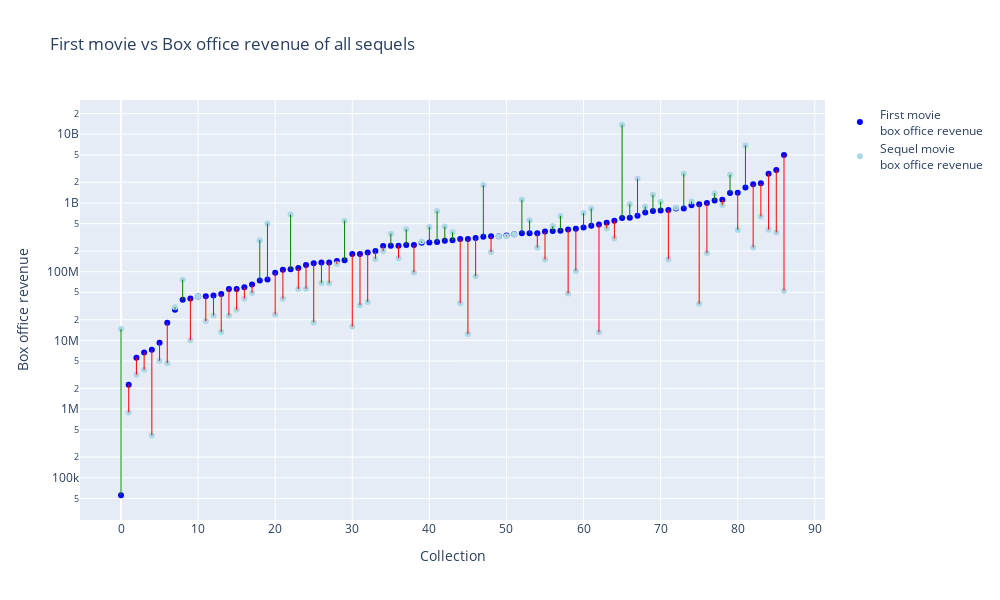

This figure's notebook cell:
### Markdown cell above
This plot shows the box office revenue for the first movie in a collection compared to the sequels. The x-axis represents the collection, and the y-axis is the box office revenue. On the left side, the box office of the entire serie following the first movie is seen, and on the right side, the average box office of the sequels is compared to the first. Improving sequels are linked in green, and decreasing sequels are linked in red.

compare_first_sequel splits the movies into first movies and sequels, calculates the box office revenue for each movie, and then plots the data.

### Code cell
from src.models.box_office_revenue import compare_first_sequel

fig_plt, fig2 = compare_first_sequel(movie_frames_concat)
fig_plt.show()
fig2.show()

### Figure 1 — Plotly figure (JSON) as saved in the notebook; plotly's stock layout.template omitted (floating-point values rounded to 4 significant figures)
{"data": [{"hoverinfo": "text", "marker": {"color": "blue"}, "mode": "markers", "name": "First movie <br>box office revenue", "text": ["The Boondock Saints Collection<br>First movie box office revenue: 55.7K", "The Toxic Avenger Collection<br>First movie box office revenue: 2.27M", "Flesh Gordon Collection<br>First movie box office revenue: 5.6M", "The Stepfather Collection<br>First movie box office revenue: 6.68M", "Silent Night, Deadly Night Collection<br>First movie box office revenue: 7.31M", "The Amazing Colossal Man Collection<br>First movie box office revenue: 9.2M", "Leprechaun Collection<br>First movie box office revenue: 18M", "Firefly Collection<br>First movie box office revenue: 27.9M", "Hellraiser Collection<br>First movie box office revenue: 39.1M", "Allan Quatermain Collection<br>First movie box office revenue: 40.8M", "King Kong (1933) Collection<br>First movie box office revenue: 43.5M", "Air Bud Collection<br>First movie box office revenue: 43.9M", "Cochise Collection<br>First movie box office revenue: 44.9M", "Wrong Turn Collection<br>First movie box office revenue: 47.4M", "Cheaper by the Dozen (1950) Collection<br>First movie box office revenue: 55.9M", "Candyman Collection<br>First movie box office revenue: 56M", "The Neverending Story Collection<br>First movie box office revenue: 59.1M", "Crank Collection<br>First movie box office revenue: 64.9M", "The Transporter Collection<br>First movie box office revenue: 74.4M", "A Nightmare on Elm Street Collection<br>First movie box office revenue: 77.2M", "Return of the Living Dead Collection<br>First movie box office revenue: 96.3M", "Psycho Collection<br>First movie box office revenue: 106M", "The Pink Panther (Original) Collection<br>First movie box office revenue: 108M", "Short Circuit Collection<br>First movie box office revenue: 113M", "Problem Child Collection<br>First movie box office revenue: 125M", "Power Rangers Collection<br>First movie box office revenue: 133M", "Urban Legend Collection<br>First movie box office revenue: 136M", "Death Wish Collection<br>First movie box office revenue: 136M", "RoboCop Collection<br>First movie box office revenue: 143M", "Friday the 13th Collection<br>First movie box office revenue: 147M", "Meatballs Collection<br>First movie box office revenue: 181M", "Carrie Collection<br>First movie box office revenue: 181M", "Texas Chainsaw Massacre Collection<br>First movie box office revenue: 191M", "Father of the Bride (Steve Martin) Collection<br>First movie box office revenue: 200M", "Pokémon Collection<br>First movie box office revenue: 237M", "Police Academy Collection<br>First movie box office revenue: 238M", "I Know What You Did Last Summer Collection<br>First movie box office revenue: 238M", "Legally Blonde Collection<br>First movie box office revenue: 244M", "Mortal Kombat Collection<br>First movie box office revenue: 244M", "Rugrats Collection<br>First movie box office revenue: 263M", "The Karate Kid Collection<br>First movie box office revenue: 266M", "Dirty Harry Collection<br>First movie box office revenue: 271M", "Bad Boys Collection<br>First movie box office revenue: 283M", "Planet of the Apes (Original) Collection<br>First movie box office revenue: 285M", "The Crow Collection<br>First movie box office revenue: 297M", "Open Season Collection<br>First movie box office revenue: 298M", "Airplane Collection<br>First movie box office revenue: 309M", "Lethal Weapon Collection<br>First movie box office revenue: 322M", "The Omen Collection<br>First movie box office revenue: 326M", "Halloween Collection<br>First movie box office revenue: 327M", "Scream Collection<br>First movie box office revenue: 336M", "Red Cliff Collection<br>First movie box office revenue: 352M", "The Bourne Collection<br>First movie box office revenue: 363M", "Die Hard Collection<br>First movie box office revenue: 363M", "The Amityville Collection<br>First movie box office revenue: 363M", "Poltergeist Collection<br>First movie box office revenue: 384M", "The Santa Clause Collection<br>First movie box office revenue: 390M", "Rambo Collection<br>First movie box office revenue: 395M", "Demetrius Collection<br>First movie box office revenue: 411M", "Mad Max Collection<br>First movie box office revenue: 420M", "Alien Collection<br>First movie box office revenue: 440M", "The Jack Ryan Collection<br>First movie box office revenue: 467M", "King Kong (1976) Collection<br>First movie box office revenue: 485M", "Fantastic Four Collection<br>First movie box office revenue: 516M", "Dr. Dolittle Collection<br>First movie box office revenue: 550M", "James Bond Collection<br>First movie box office revenue: 601M", "The Hannibal Lecter Collection<br>First movie box office revenue: 610M", "Ice Age Collection<br>First movie box office revenue: 649M", "Toy Story Collection<br>First movie box office revenue: 724M", "The Mummy Collection<br>First movie box office revenue: 761M", "Ocean's Collection<br>First movie box office revenue: 775M", "Airport Collection<br>First movie box office revenue: 789M", "Madagascar Collection<br>First movie box office revenue: 831M", "Shrek Collection<br>First movie box office revenue: 833M", "Beverly Hills Cop Collection<br>First movie box office revenue: 928M", "American Graffiti Collection<br>First movie box office revenue: 961M", "Peter Pan Collection<br>First movie box office revenue: 997M", "Back to the Future Collection<br>First movie box office revenue: 1.09B", "Home Alone Collection<br>First movie box office revenue: 1.11B", "Spider-Man Collection<br>First movie box office revenue: 1.39B", "Superman Collection<br>First movie box office revenue: 1.4B", "Harry Potter Collection<br>First movie box office revenue: 1.68B", "The Jungle Book Collection<br>First movie box office revenue: 1.88B", "Jurassic Park Collection<br>First movie box office revenue: 1.93B", "Jaws Collection<br>First movie box office revenue: 2.67B", "The Exorcist Collection<br>First movie box office revenue: 3.03B", "Bambi Collection<br>First movie box office revenue: 5B"], "x": [0, 1, 2, 3, 4, 5, 6, 7, 8, 9, 10, 11, 12, 13, 14, 15, 16, 17, 18, 19, 20, 21, 22, 23, 24, 25, 26, 27, 28, 29, 30, 31, 32, 33, 34, 35, 36, 37, 38, 39, 40, 41, 42, 43, 44, 45, 46, 47, 48, 49, 50, 51, 52, 53, 54, 55, 56, 57, 58, 59, 60, 61, 62, 63, 64, 65, 66, 67, 68, 69, 70, 71, 72, 73, 74, 75, 76, 77, 78, 79, 80, 81, 82, 83, 84, 85, 86], "y": [55730.0, 2265000.0, 5600000.0, 6675000.0, 7307000.0, 9195000.0, 18040000.0, 27870000.0, 39060000.0, 40780000.0, 43500000.0, 43940000.0, 44880000.0, 47450000.0, 55950000.0, 56020000.0, 59120000.0, 64890000.0, 74400000.0, 77190000.0, 96280000.0, 106200000.0, 108300000.0, 113100000.0, 124700000.0, 132800000.0, 135600000.0, 136000000.0, 143300000.0, 146800000.0, 180700000.0, 181000000.0, 190700000.0, 199800000.0, 237000000.0, 238100000.0, 238400000.0, 243900000.0, 244300000.0, 263400000.0, 266300000.0, 270700000.0, 282700000.0, 285300000.0, 297500000.0, 298200000.0, 308600000.0, 322400000.0, 326200000.0, 327100000.0, 336100000.0, 351500000.0, 362500000.0, 362600000.0, 362800000.0, 384300000.0, 390300000.0, 395400000.0, 410800000.0, 419700000.0, 440400000.0, 467500000.0, 485200000.0, 515800000.0, 550400000.0, 601300000.0, 610200000.0, 649100000.0, 723700000.0, 760700000.0, 775500000.0, 789200000.0, 831100000.0, 833400000.0, 927800000.0, 960800000.0, 997500000.0, 1087000000.0, 1111000000.0, 1392000000.0, 1403000000.0, 1677000000.0, 1878000000.0, 1929000000.0, 2666000000.0, 3027000000.0, 4999000000.0], "type": "scatter"}, {"hoverinfo": "text", "marker": {"color": "lightblue"}, "mode": "markers", "name": "Sequel movie <br>box office revenue", "text": ["The Boondock Saints Collection<br>Sequel movie box office revenue: 14.6M", "The Toxic Avenger Collection<br>Sequel movie box office revenue: 893K", "Flesh Gordon Collection<br>Sequel movie box office revenue: 3.17M", "The Stepfather Collection<br>Sequel movie box office revenue: 3.73M", "Silent Night, Deadly Night Collection<br>Sequel movie box office revenue: 414K", "The Amazing Colossal Man Collection<br>Sequel movie box office revenue: 5.06M", "Leprechaun Collection<br>Sequel movie box office revenue: 4.65M", "Firefly Collection<br>Sequel movie box office revenue: 30.3M", "Hellraiser Collection<br>Sequel movie box office revenue: 76.5M", "Allan Quatermain Collection<br>Sequel movie box office revenue: 10.1M", "King Kong (1933) Collection<br>Sequel movie box office revenue: 43.5M", "Air Bud Collection<br>Sequel movie box office revenue: 19.1M", "Cochise Collection<br>Sequel movie box office revenue: 23M", "Wrong Turn Collection<br>Sequel movie box office revenue: 13.2M", "Cheaper by the Dozen (1950) Collection<br>Sequel movie box office revenue: 23M", "Candyman Collection<br>Sequel movie box office revenue: 27.9M", "The Neverending Story Collection<br>Sequel movie box office revenue: 40.5M", "Crank Collection<br>Sequel movie box office revenue: 49.1M", "The Transporter Collection<br>Sequel movie box office revenue: 287M", "A Nightmare on Elm Street Collection<br>Sequel movie box office revenue: 502M", "Return of the Living Dead Collection<br>Sequel movie box office revenue: 23.8M", "Psycho Collection<br>Sequel movie box office revenue: 40.3M", "The Pink Panther (Original) Collection<br>Sequel movie box office revenue: 678M", "Short Circuit Collection<br>Sequel movie box office revenue: 55.7M", "Problem Child Collection<br>Sequel movie box office revenue: 56.2M", "Power Rangers Collection<br>Sequel movie box office revenue: 18.3M", "Urban Legend Collection<br>Sequel movie box office revenue: 68.3M", "Death Wish Collection<br>Sequel movie box office revenue: 67.6M", "RoboCop Collection<br>Sequel movie box office revenue: 129M", "Friday the 13th Collection<br>Sequel movie box office revenue: 552M", "Meatballs Collection<br>Sequel movie box office revenue: 15.9M", "Carrie Collection<br>Sequel movie box office revenue: 32.5M", "Texas Chainsaw Massacre Collection<br>Sequel movie box office revenue: 36.1M", "Father of the Bride (Steve Martin) Collection<br>Sequel movie box office revenue: 153M", "Pokémon Collection<br>Sequel movie box office revenue: 200M", "Police Academy Collection<br>Sequel movie box office revenue: 358M", "I Know What You Did Last Summer Collection<br>Sequel movie box office revenue: 157M", "Legally Blonde Collection<br>Sequel movie box office revenue: 414M", "Mortal Kombat Collection<br>Sequel movie box office revenue: 97.5M", "Rugrats Collection<br>Sequel movie box office revenue: 275M", "The Karate Kid Collection<br>Sequel movie box office revenue: 448M", "Dirty Harry Collection<br>Sequel movie box office revenue: 761M", "Bad Boys Collection<br>Sequel movie box office revenue: 453M", "Planet of the Apes (Original) Collection<br>Sequel movie box office revenue: 374M", "The Crow Collection<br>Sequel movie box office revenue: 34.8M", "Open Season Collection<br>Sequel movie box office revenue: 12.3M", "Airplane Collection<br>Sequel movie box office revenue: 85.7M", "Lethal Weapon Collection<br>Sequel movie box office revenue: 1.82B", "The Omen Collection<br>Sequel movie box office revenue: 193M", "Halloween Collection<br>Sequel movie box office revenue: 327M", "Scream Collection<br>Sequel movie box office revenue: 327M", "Red Cliff Collection<br>Sequel movie box office revenue: 352M", "The Bourne Collection<br>Sequel movie box office revenue: 1.12B", "Die Hard Collection<br>Sequel movie box office revenue: 560M", "The Amityville Collection<br>Sequel movie box office revenue: 224M", "Poltergeist Collection<br>Sequel movie box office revenue: 150M", "The Santa Clause Collection<br>Sequel movie box office revenue: 460M", "Rambo Collection<br>Sequel movie box office revenue: 647M", "Demetrius Collection<br>Sequel movie box office revenue: 48.1M", "Mad Max Collection<br>Sequel movie box office revenue: 103M", "Alien Collection<br>Sequel movie box office revenue: 711M", "The Jack Ryan Collection<br>Sequel movie box office revenue: 831M", "King Kong (1976) Collection<br>Sequel movie box office revenue: 13.1M", "Fantastic Four Collection<br>Sequel movie box office revenue: 425M", "Dr. Dolittle Collection<br>Sequel movie box office revenue: 303M", "James Bond Collection<br>Sequel movie box office revenue: 13.7B", "The Hannibal Lecter Collection<br>Sequel movie box office revenue: 959M", "Ice Age Collection<br>Sequel movie box office revenue: 2.25B", "Toy Story Collection<br>Sequel movie box office revenue: 887M", "The Mummy Collection<br>Sequel movie box office revenue: 1.31B", "Ocean's Collection<br>Sequel movie box office revenue: 1.04B", "Airport Collection<br>Sequel movie box office revenue: 151M", "Madagascar Collection<br>Sequel movie box office revenue: 852M", "Shrek Collection<br>Sequel movie box office revenue: 2.66B", "Beverly Hills Cop Collection<br>Sequel movie box office revenue: 1.05B", "American Graffiti Collection<br>Sequel movie box office revenue: 34M", "Peter Pan Collection<br>Sequel movie box office revenue: 186M", "Back to the Future Collection<br>Sequel movie box office revenue: 1.39B", "Home Alone Collection<br>Sequel movie box office revenue: 930M", "Spider-Man Collection<br>Sequel movie box office revenue: 2.57B", "Superman Collection<br>Sequel movie box office revenue: 405M", "Harry Potter Collection<br>Sequel movie box office revenue: 6.88B", "The Jungle Book Collection<br>Sequel movie box office revenue: 225M", "Jurassic Park Collection<br>Sequel movie box office revenue: 634M", "Jaws Collection<br>Sequel movie box office revenue: 408M", "The Exorcist Collection<br>Sequel movie box office revenue: 371M", "Bambi Collection<br>Sequel movie box office revenue: 52.8M"], "x": [0, 1, 2, 3, 4, 5, 6, 7, 8, 9, 10, 11, 12, 13, 14, 15, 16, 17, 18, 19, 20, 21, 22, 23, 24, 25, 26, 27, 28, 29, 30, 31, 32, 33, 34, 35, 36, 37, 38, 39, 40, 41, 42, 43, 44, 45, 46, 47, 48, 49, 50, 51, 52, 53, 54, 55, 56, 57, 58, 59, 60, 61, 62, 63, 64, 65, 66, 67, 68, 69, 70, 71, 72, 73, 74, 75, 76, 77, 78, 79, 80, 81, 82, 83, 84, 85, 86], "y": [14590000.0, 893400.0, 3167000.0, 3735000.0, 413900.0, 5061000.0, 4648000.0, 30250000.0, 76480000.0, 10060000.0, 43500000.0, 19110000.0, 23000000.0, 13230000.0, 23000000.0, 27870000.0, 40500000.0, 49090000.0, 287100000.0, 501900000.0, 23830000.0, 40260000.0, 678400000.0, 55710000.0, 56160000.0, 18260000.0, 68260000.0, 67590000.0, 128800000.0, 552400000.0, 15870000.0, 32490000.0, 36140000.0, 153100000.0, 199700000.0, 357500000.0, 157000000.0, 413700000.0, 97540000.0, 274500000.0, 448300000.0, 761200000.0, 452600000.0, 373500000.0, 34800000.0, 12340000.0, 85730000.0, 1819000000.0, 192600000.0, 326700000.0, 327200000.0, 351500000.0, 1116000000.0, 559600000.0, 223700000.0, 150300000.0, 460200000.0, 647100000.0, 48140000.0, 102600000.0, 711400000.0, 830600000.0, 13100000.0, 424800000.0, 303000000.0, 13740000000.0, 959400000.0, 2250000000.0, 887100000.0, 1313000000.0, 1043000000.0, 150800000.0, 852400000.0, 2658000000.0, 1050000000.0, 34000000.0, 186100000.0, 1386000000.0, 929800000.0, 2573000000.0, 404700000.0, 6882000000.0, 224700000.0, 634500000.0, 408300000.0, 371400000.0, 52840000.0], "type": "scatter"}], "layout": {"shapes": [{"line": {"color": "green", "width": 1}, "type": "line", "x0": 0, "x1": 0, "y0": 55730.0, "y1": 14590000.0}, {"line": {"color": "red", "width": 1}, "type": "line", "x0": 1, "x1": 1, "y0": 2265000.0, "y1": 893400.0}, {"line": {"color": "red", "width": 1}, "type": "line", "x0": 2, "x1": 2, "y0": 5600000.0, "y1": 3167000.0}, {"line": {"color": "red", "width": 1}, "type": "line", "x0": 3, "x1": 3, "y0": 6675000.0, "y1": 3735000.0}, {"line": {"color": "red", "width": 1}, "type": "line", "x0": 4, "x1": 4, "y0": 7307000.0, "y1": 413900.0}, {"line": {"color": "red", "width": 1}, "type": "line", "x0": 5, "x1": 5, "y0": 9195000.0, "y1": 5061000.0}, {"line": {"color": "red", "width": 1}, "type": "line", "x0": 6, "x1": 6, "y0": 18040000.0, "y1": 4648000.0}, {"line": {"color": "green", "width": 1}, "type": "line", "x0": 7, "x1": 7, "y0": 27870000.0, "y1": 30250000.0}, {"line": {"color": "green", "width": 1}, "type": "line", "x0": 8, "x1": 8, "y0": 39060000.0, "y1": 76480000.0}, {"line": {"color": "red", "width": 1}, "type": "line", "x0": 9, "x1": 9, "y0": 40780000.0, "y1": 10060000.0}, {"line": {"color": "green", "width": 1}, "type": "line", "x0": 10, "x1": 10, "y0": 43500000.0, "y1": 43500000.0}, {"line": {"color": "red", "width": 1}, "type": "line", "x0": 11, "x1": 11, "y0": 43940000.0, "y1": 19110000.0}, {"line": {"color": "red", "width": 1}, "type": "line", "x0": 12, "x1": 12, "y0": 44880000.0, "y1": 23000000.0}, {"line": {"color": "red", "width": 1}, "type": "line", "x0": 13, "x1": 13, "y0": 47450000.0, "y1": 13230000.0}, {"line": {"color": "red", "width": 1}, "type": "line", "x0": 14, "x1": 14, "y0": 55950000.0, "y1": 23000000.0}, {"line": {"color": "red", "width": 1}, "type": "line", "x0": 15, "x1": 15, "y0": 56020000.0, "y1": 27870000.0}, {"line": {"color": "red", "width": 1}, "type": "line", "x0": 16, "x1": 16, "y0": 59120000.0, "y1": 40500000.0}, {"line": {"color": "red", "width": 1}, "type": "line", "x0": 17, "x1": 17, "y0": 64890000.0, "y1": 49090000.0}, {"line": {"color": "green", "width": 1}, "type": "line", "x0": 18, "x1": 18, "y0": 74400000.0, "y1": 287100000.0}, {"line": {"color": "green", "width": 1}, "type": "line", "x0": 19, "x1": 19, "y0": 77190000.0, "y1": 501900000.0}, {"line": {"color": "red", "width": 1}, "type": "line", "x0": 20, "x1": 20, "y0": 96280000.0, "y1": 23830000.0}, {"line": {"color": "red", "width": 1}, "type": "line", "x0": 21, "x1": 21, "y0": 106200000.0, "y1": 40260000.0}, {"line": {"color": "green", "width": 1}, "type": "line", "x0": 22, "x1": 22, "y0": 108300000.0, "y1": 678400000.0}, {"line": {"color": "red", "width": 1}, "type": "line", "x0": 23, "x1": 23, "y0": 113100000.0, "y1": 55710000.0}, {"line": {"color": "red", "width": 1}, "type": "line", "x0": 24, "x1": 24, "y0": 124700000.0, "y1": 56160000.0}, {"line": {"color": "red", "width": 1}, "type": "line", "x0": 25, "x1": 25, "y0": 132800000.0, "y1": 18260000.0}, {"line": {"color": "red", "width": 1}, "type": "line", "x0": 26, "x1": 26, "y0": 135600000.0, "y1": 68260000.0}, {"line": {"color": "red", "width": 1}, "type": "line", "x0": 27, "x1": 27, "y0": 136000000.0, "y1": 67590000.0}, {"line": {"color": "red", "width": 1}, "type": "line", "x0": 28, "x1": 28, "y0": 143300000.0, "y1": 128800000.0}, {"line": {"color": "green", "width": 1}, "type": "line", "x0": 29, "x1": 29, "y0": 146800000.0, "y1": 552400000.0}, {"line": {"color": "red", "width": 1}, "type": "line", "x0": 30, "x1": 30, "y0": 180700000.0, "y1": 15870000.0}, {"line": {"color": "red", "width": 1}, "type": "line", "x0": 31, "x1": 31, "y0": 181000000.0, "y1": 32490000.0}, {"line": {"color": "red", "width": 1}, "type": "line", "x0": 32, "x1": 32, "y0": 190700000.0, "y1": 36140000.0}, {"line": {"color": "red", "width": 1}, "type": "line", "x0": 33, "x1": 33, "y0": 199800000.0, "y1": 153100000.0}, {"line": {"color": "red", "width": 1}, "type": "line", "x0": 34, "x1": 34, "y0": 237000000.0, "y1": 199700000.0}, {"line": {"color": "green", "width": 1}, "type": "line", "x0": 35, "x1": 35, "y0": 238100000.0, "y1": 357500000.0}, {"line": {"color": "red", "width": 1}, "type": "line", "x0": 36, "x1": 36, "y0": 238400000.0, "y1": 157000000.0}, {"line": {"color": "green", "width": 1}, "type": "line", "x0": 37, "x1": 37, "y0": 243900000.0, "y1": 413700000.0}, {"line": {"color": "red", "width": 1}, "type": "line", "x0": 38, "x1": 38, "y0": 244300000.0, "y1": 97540000.0}, {"line": {"color": "green", "width": 1}, "type": "line", "x0": 39, "x1": 39, "y0": 263400000.0, "y1": 274500000.0}, {"line": {"color": "green", "width": 1}, "type": "line", "x0": 40, "x1": 40, "y0": 266300000.0, "y1": 448300000.0}, {"line": {"color": "green", "width": 1}, "type": "line", "x0": 41, "x1": 41, "y0": 270700000.0, "y1": 761200000.0}, {"line": {"color": "green", "width": 1}, "type": "line", "x0": 42, "x1": 42, "y0": 282700000.0, "y1": 452600000.0}, {"line": {"color": "green", "width": 1}, "type": "line", "x0": 43, "x1": 43, "y0": 285300000.0, "y1": 373500000.0}, {"line": {"color": "red", "width": 1}, "type": "line", "x0": 44, "x1": 44, "y0": 297500000.0, "y1": 34800000.0}, {"line": {"color": "red", "width": 1}, "type": "line", "x0": 45, "x1": 45, "y0": 298200000.0, "y1": 12340000.0}, {"line": {"color": "red", "width": 1}, "type": "line", "x0": 46, "x1": 46, "y0": 308600000.0, "y1": 85730000.0}, {"line": {"color": "green", "width": 1}, "type": "line", "x0": 47, "x1": 47, "y0": 322400000.0, "y1": 1819000000.0}, {"line": {"color": "red", "width": 1}, "type": "line", "x0": 48, "x1": 48, "y0": 326200000.0, "y1": 192600000.0}, {"line": {"color": "red", "width": 1}, "type": "line", "x0": 49, "x1": 49, "y0": 327100000.0, "y1": 326700000.0}, {"line": {"color": "red", "width": 1}, "type": "line", "x0": 50, "x1": 50, "y0": 336100000.0, "y1": 327200000.0}, {"line": {"color": "green", "width": 1}, "type": "line", "x0": 51, "x1": 51, "y0": 351500000.0, "y1": 351500000.0}, {"line": {"color": "green", "width": 1}, "type": "line", "x0": 52, "x1": 52, "y0": 362500000.0, "y1": 1116000000.0}, {"line": {"color": "green", "width": 1}, "type": "line", "x0": 53, "x1": 53, "y0": 362600000.0, "y1": 559600000.0}, {"line": {"color": "red", "width": 1}, "type": "line", "x0": 54, "x1": 54, "y0": 362800000.0, "y1": 223700000.0}, {"line": {"color": "red", "width": 1}, "type": "line", "x0": 55, "x1": 55, "y0": 384300000.0, "y1": 150300000.0}, {"line": {"color": "green", "width": 1}, "type": "line", "x0": 56, "x1": 56, "y0": 390300000.0, "y1": 460200000.0}, {"line": {"color": "green", "width": 1}, "type": "line", "x0": 57, "x1": 57, "y0": 395400000.0, "y1": 647100000.0}, {"line": {"color": "red", "width": 1}, "type": "line", "x0": 58, "x1": 58, "y0": 410800000.0, "y1": 48140000.0}, {"line": {"color": "red", "width": 1}, "type": "line", "x0": 59, "x1": 59, "y0": 419700000.0, "y1": 102600000.0}, {"line": {"color": "green", "width": 1}, "type": "line", "x0": 60, "x1": 60, "y0": 440400000.0, "y1": 711400000.0}, {"line": {"color": "green", "width": 1}, "type": "line", "x0": 61, "x1": 61, "y0": 467500000.0, "y1": 830600000.0}, {"line": {"color": "red", "width": 1}, "type": "line", "x0": 62, "x1": 62, "y0": 485200000.0, "y1": 13100000.0}, {"line": {"color": "red", "width": 1}, "type": "line", "x0": 63, "x1": 63, "y0": 515800000.0, "y1": 424800000.0}, {"line": {"color": "red", "width": 1}, "type": "line", "x0": 64, "x1": 64, "y0": 550400000.0, "y1": 303000000.0}, {"line": {"color": "green", "width": 1}, "type": "line", "x0": 65, "x1": 65, "y0": 601300000.0, "y1": 13740000000.0}, {"line": {"color": "green", "width": 1}, "type": "line", "x0": 66, "x1": 66, "y0": 610200000.0, "y1": 959400000.0}, {"line": {"color": "green", "width": 1}, "type": "line", "x0": 67, "x1": 67, "y0": 649100000.0, "y1": 2250000000.0}, {"line": {"color": "green", "width": 1}, "type": "line", "x0": 68, "x1": 68, "y0": 723700000.0, "y1": 887100000.0}, {"line": {"color": "green", "width": 1}, "type": "line", "x0": 69, "x1": 69, "y0": 760700000.0, "y1": 1313000000.0}, {"line": {"color": "green", "width": 1}, "type": "line", "x0": 70, "x1": 70, "y0": 775500000.0, "y1": 1043000000.0}, {"line": {"color": "red", "width": 1}, "type": "line", "x0": 71, "x1": 71, "y0": 789200000.0, "y1": 150800000.0}, {"line": {"color": "green", "width": 1}, "type": "line", "x0": 72, "x1": 72, "y0": 831100000.0, "y1": 852400000.0}, {"line": {"color": "green", "width": 1}, "type": "line", "x0": 73, "x1": 73, "y0": 833400000.0, "y1": 2658000000.0}, {"line": {"color": "green", "width": 1}, "type": "line", "x0": 74, "x1": 74, "y0": 927800000.0, "y1": 1050000000.0}, {"line": {"color": "red", "width": 1}, "type": "line", "x0": 75, "x1": 75, "y0": 960800000.0, "y1": 34000000.0}, {"line": {"color": "red", "width": 1}, "type": "line", "x0": 76, "x1": 76, "y0": 997500000.0, "y1": 186100000.0}, {"line": {"color": "green", "width": 1}, "type": "line", "x0": 77, "x1": 77, "y0": 1087000000.0, "y1": 1386000000.0}, {"line": {"color": "red", "width": 1}, "type": "line", "x0": 78, "x1": 78, "y0": 1111000000.0, "y1": 929800000.0}, {"line": {"color": "green", "width": 1}, "type": "line", "x0": 79, "x1": 79, "y0": 1392000000.0, "y1": 2573000000.0}, {"line": {"color": "red", "width": 1}, "type": "line", "x0": 80, "x1": 80, "y0": 1403000000.0, "y1": 404700000.0}, {"line": {"color": "green", "width": 1}, "type": "line", "x0": 81, "x1": 81, "y0": 1677000000.0, "y1": 6882000000.0}, {"line": {"color": "red", "width": 1}, "type": "line", "x0": 82, "x1": 82, "y0": 1878000000.0, "y1": 224700000.0}, {"line": {"color": "red", "width": 1}, "type": "line", "x0": 83, "x1": 83, "y0": 1929000000.0, "y1": 634500000.0}, {"line": {"color": "red", "width": 1}, "type": "line", "x0": 84, "x1": 84, "y0": 2666000000.0, "y1": 408300000.0}, {"line": {"color": "red", "width": 1}, "type": "line", "x0": 85, "x1": 85, "y0": 3027000000.0, "y1": 371400000.0}, {"line": {"color": "red", "width": 1}, "type": "line", "x0": 86, "x1": 86, "y0": 4999000000.0, "y1": 52840000.0}], "yaxis": {"title": {"text": "Box office revenue"}, "type": "log"}, "title": {"text": "First movie vs Box office revenue of all sequels"}, "xaxis": {"title": {"text": "Collection"}}, "width": 1000, "height": 600}}
